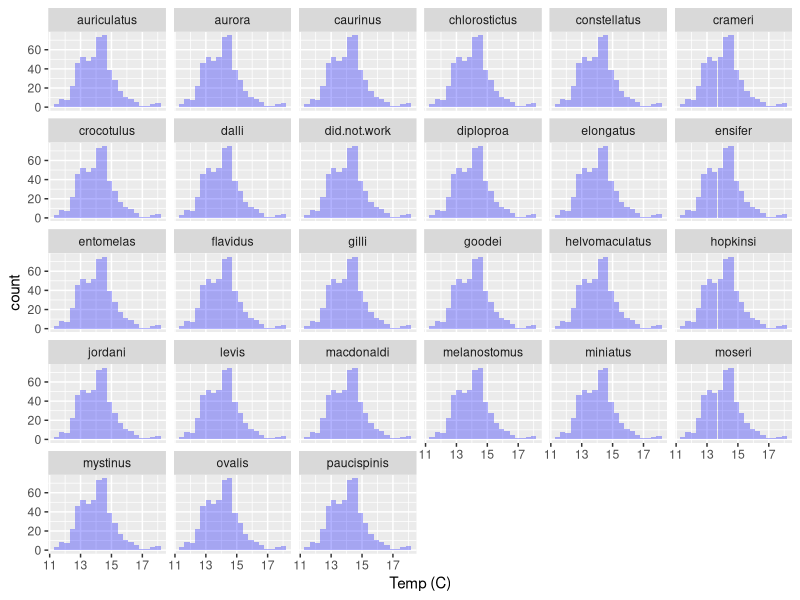
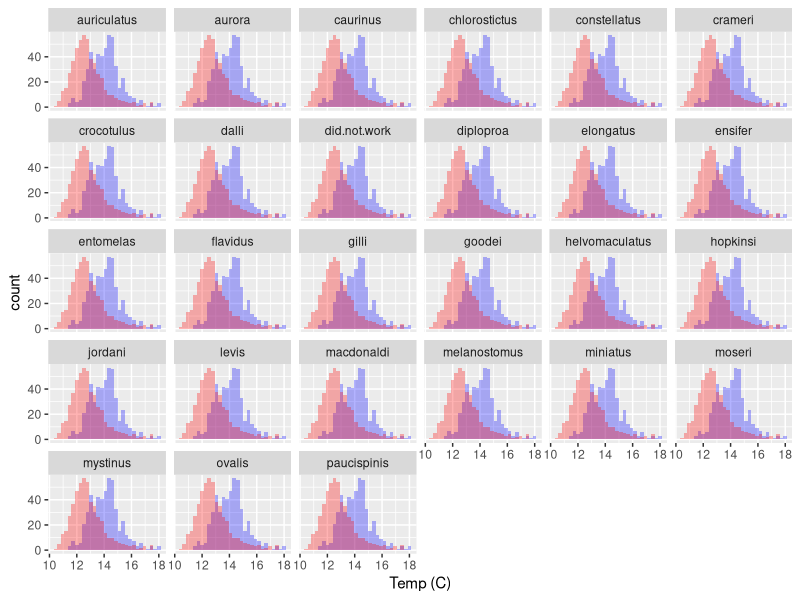
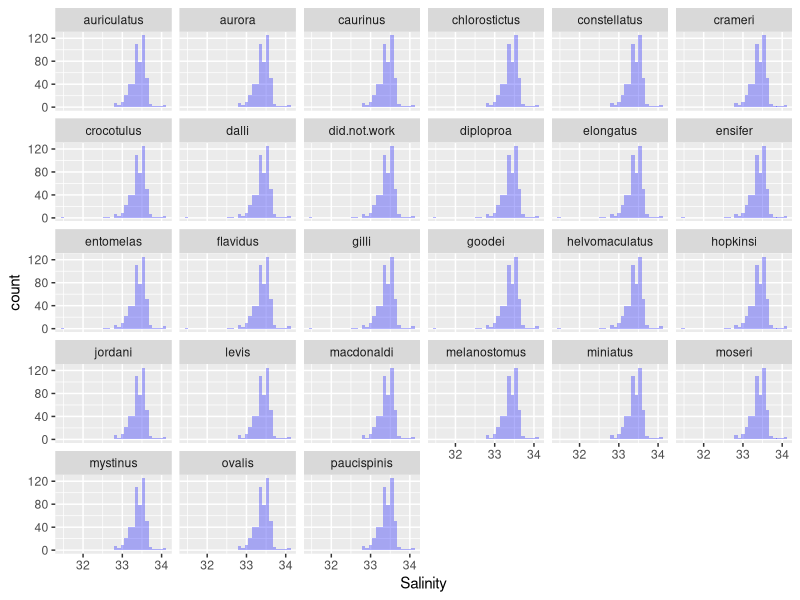

The R script that drew these images, in order:
## ---- chunk 1
knitr::opts_chunk$set(
  echo=FALSE
)
## ---- chunk 2
library(dplyr)
help(package = dplyr)
library(ggplot2)
library(tidyr)
## ---- chunk 3
rockfish_larval_data <- read.csv("../data/rsos170639_si_001.csv")
## ---- chunk 4
rockfish_data_reduced <- select(rockfish_larval_data, year, line, station, station.depth, temp_surf, sal_surf, oxygen_surf, temp_100m, sal_100m, oxygen_100m, auriculatus, aurora,	caurinus,	chlorostictus,	constellatus,crameri,	crocotulus,	dalli,	did.not.work,	diploproa,	elongatus,	ensifer,	entomelas,	flavidus,	gilli,	goodei, helvomaculatus,	hopkinsi,	jordani,	levis,	macdonaldi,	melanostomus,	miniatus,	moseri,	mystinus,	ovalis,	paucispinis)
## ---- chunk 5
rockfish_data_added_genus <- rockfish_data_reduced %>%
  gather('auriculatus', 'aurora',	'caurinus',	'chlorostictus',	'constellatus', 'crameri',	'crocotulus',	'dalli',	'did.not.work',	'diploproa',	'elongatus',	'ensifer',	'entomelas',	'flavidus',	'gilli',	'goodei', 'helvomaculatus',	'hopkinsi',	'jordani',	'levis',	'macdonaldi',	'melanostomus',	'miniatus',	'moseri',	'mystinus',	'ovalis',	'paucispinis', key = "genus", value = "counts")
## ---- chunk 6
knitr::kable(
  rockfish_data_added_genus[1:5, ], 
  caption = "Rockfish Data Table"
)
## ---- chunk 7
ggplot(rockfish_data_added_genus, aes(x=temp_surf)) +
   geom_histogram(fill="blue", alpha = 0.3, bins = 20) +
   labs(x = "Temp (C)") +
   facet_wrap(~genus) 
  
## ---- chunk 8
ggplot(rockfish_data_added_genus, aes(x=temp_surf)) +
   geom_histogram(fill="blue", alpha = 0.3) +
   labs(x = "Temp (C)") +
   facet_wrap(~genus) +
  geom_histogram(aes(x=temp_100m), fill="red", alpha = 0.3)
## ---- chunk 9
ggplot(rockfish_data_added_genus, aes(x=sal_surf)) +
   geom_histogram(fill="blue", alpha = 0.3) +
   labs(x = "Salinity") +
   facet_wrap(~genus)
